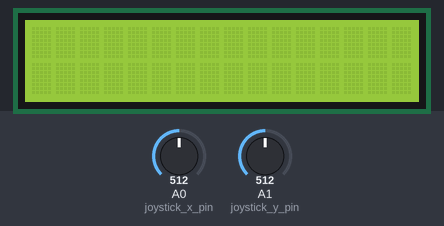
Bench run of a sketch on a simulated Arduino Uno, built with avr-gcc and run on an emulated ATmega328P. Parts: 16×2 character LCD. Inputs (shaded band) come from the test bench; at power-on: A0 (joystick_x_pin) = 512, A1 (joystick_y_pin) = 512.

Above: at 1.2 s.
1.3 s: A0 (joystick_x_pin) set to 583
2.8 s: A0 (joystick_x_pin) set to 618
At 4.0 s:
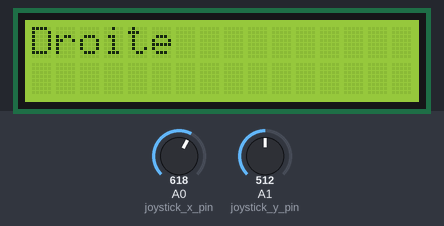
4.3 s: A0 (joystick_x_pin) set to 390
At 4.9 s:
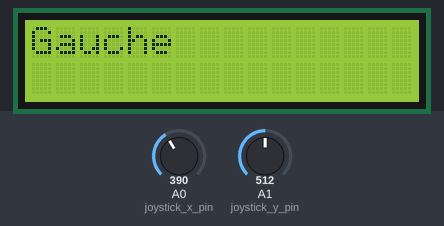
5.8 s: A0 (joystick_x_pin) set to 410
At 6.5 s:
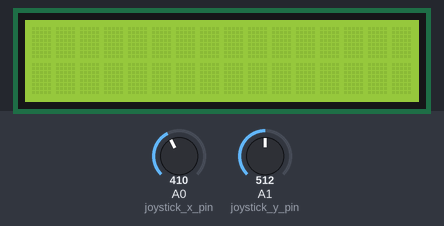
7.3 s: A1 (joystick_y_pin) set to 590
8.8 s: A1 (joystick_y_pin) set to 614
At 10.3 s:
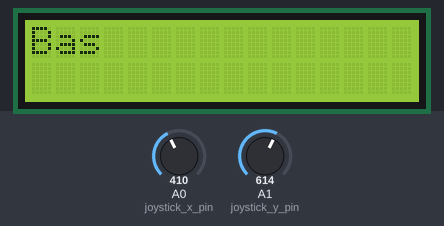
Timing chart, 0 to 11.3 s (numbered marks = the images above; inputs shaded):
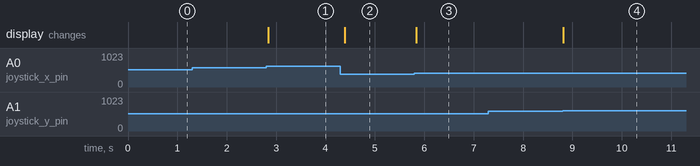

The sketch:

job09.ino
```cpp
#include <LiquidCrystal.h>

LiquidCrystal lcd(12, 11, 4, 5, 6, 7); // Initialisez votre écran LCD avec les broches appropriées

int joystick_x_pin = A0; // La broche analogique utilisée pour lire la direction horizontale du joystick
int joystick_y_pin = A1; // La broche analogique utilisée pour lire la direction verticale du joystick

void setup() {
  lcd.begin(16, 2); // Initialisez votre écran LCD avec les dimensions appropriées (ici 16x2)
}

void loop() {
  int joystick_x_value = analogRead(joystick_x_pin); // Lire la valeur analogique de la broche horizontale du joystick
  int joystick_y_value = analogRead(joystick_y_pin); // Lire la valeur analogique de la broche verticale du joystick

  if (joystick_x_value < 400) {
    afficher_direction("Gauche"); // Si la valeur horizontale est inférieure à 400, afficher "Gauche"
  } else if (joystick_x_value > 600) {
    afficher_direction("Droite"); // Si la valeur horizontale est supérieure à 600, afficher "Droite"
  } else if (joystick_y_value < 400) {
    afficher_direction("Haut"); // Si la valeur verticale est inférieure à 400, afficher "Haut"
  } else if (joystick_y_value > 600) {
    afficher_direction("Bas"); // Si la valeur verticale est supérieure à 600, afficher "Bas"
  } else {
    afficher_direction(""); // Si aucune direction n'est détectée, effacer l'écran LCD
  }

  delay(100); // Attendre un court instant avant de lire à nouveau la direction du joystick
}

void afficher_direction(String direction) {
  lcd.clear(); // Effacer l'écran LCD
  lcd.setCursor(0, 0); // Déplacer le curseur en haut à gauche de
  lcd.print(direction);
}
```

Measured:
- the behaviour switches between 600 and 601 on A0 (joystick_x_pin) (found by bisection; images 0 and 1)
- the behaviour switches between 399 and 400 on A0 (joystick_x_pin) (found by bisection; images 2 and 3)
- the behaviour switches between 600 and 601 on A1 (joystick_y_pin) (found by bisection; images 3 and 4)
- after the input at 1.3 s, every drawn part: stays the same
- after the input at 2.8 s, the display: changes at once (image 1)
- after the input at 4.3 s, the display: changes after 0.09 s (image 2)
- after the input at 5.8 s, the display: changes at once (image 3)
- after the input at 7.3 s, every drawn part: stays the same
- after the input at 8.8 s, the display: changes at once (image 4)
